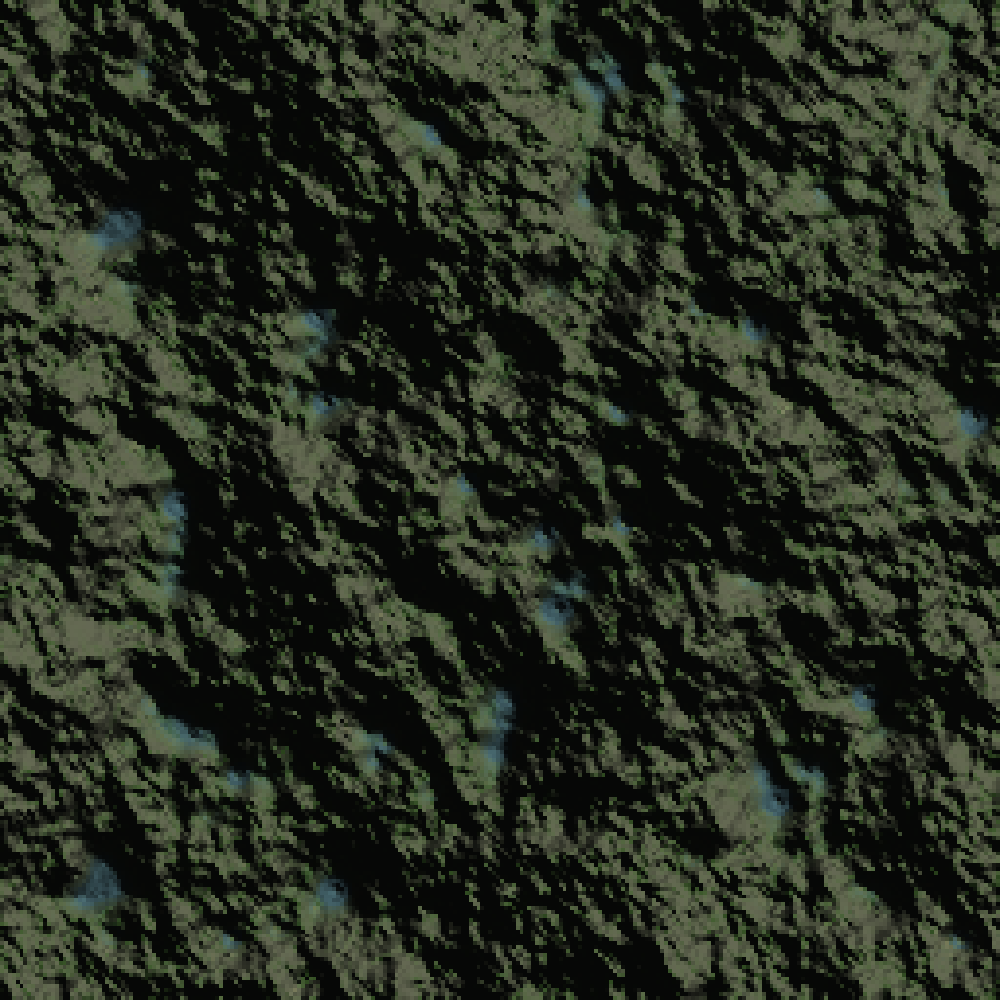
Frame 1 (no input)
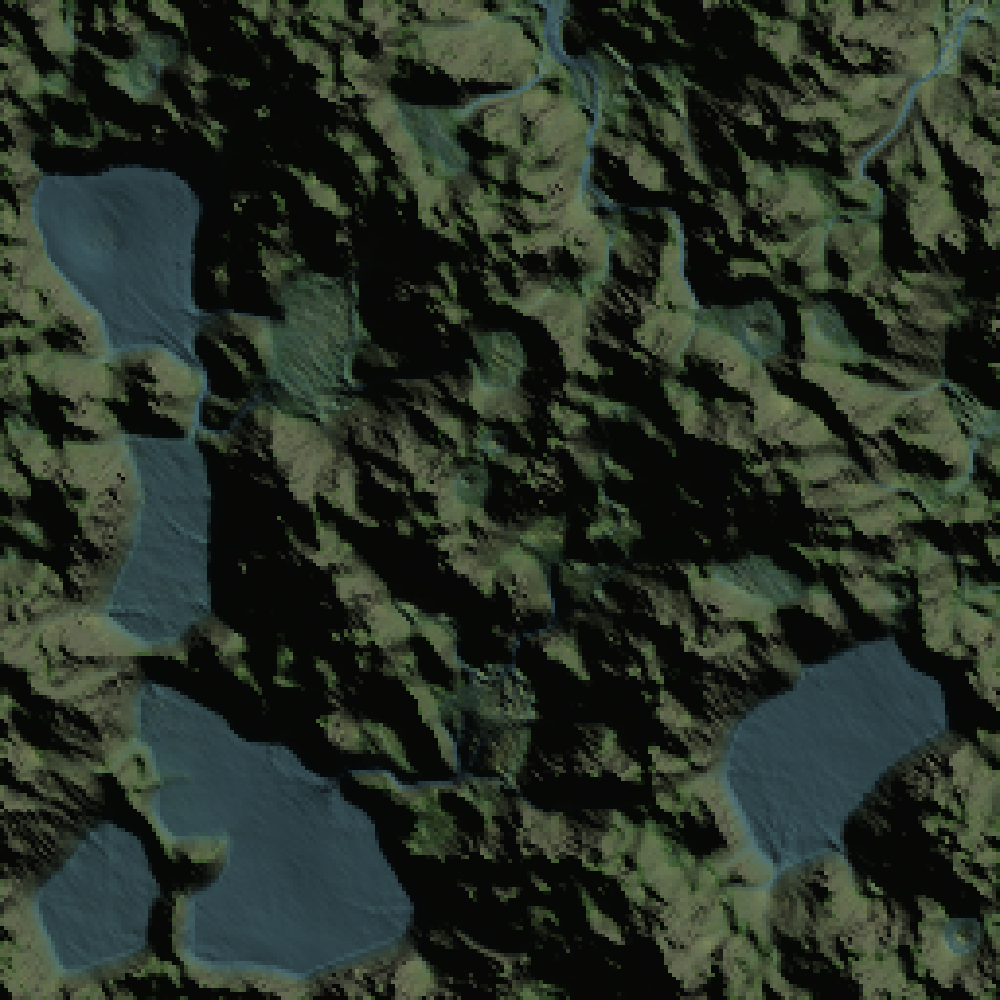
Frame 60 (no input)
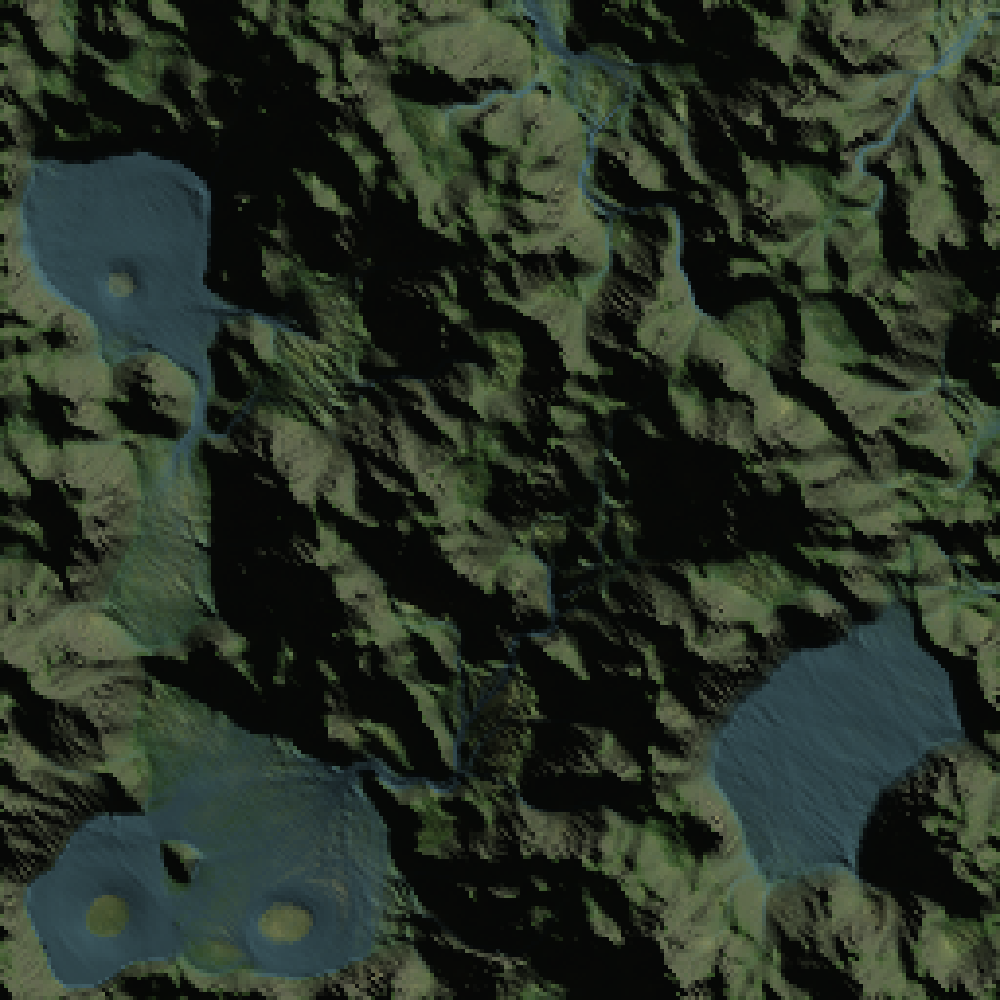
Frame 120 (the mouse pressed at the canvas centre since frame 60)

The p5.js sketch that drew these frames (run headless with seeded random() and noise() and a simulated clock; from frame 60 on, the mouse is pressed at the canvas centre):

// p5.js sketch
// ── sketch.js

/**
 * @file sketch.js
 * @author @eanutt1272.v2
 * @version 1.0.0
 */
/**
 * @file Fluvia Lite
 * @description A stripped-down derivative of an older Fluvia branch.
 * @deprecated This version is no longer maintained and will not be updated.
 */

p5.displayFriendlyErrors = false;
let terrain, solver, renderer;

const params = {  
  dropletsPerFrame: 256,
  maxAge: 500,
  minVolume: 0.01,

  terrainSize: 256,
  noiseScale: 0.6,
  noiseOctaves: 8,
  amplitudeFalloff: 0.6,

  sedimentErosionRate: 0.1,
  bedrockErosionRate: 0.1,
  depositionRate: 0.1,
  evaporationRate: 0.001,
  precipitationRate: 1,

  entrainment: 1,
  gravity: 1,
  momentumTransfer: 1,

  learningRate: 0.1,
  maxHeightDiff: 0.01,
  settlingRate: 0.8,

  surfaceMap: "composite",

  heightScale: 100,

  skyColour: { r: 173, g: 183, b: 196 },
  steepColour: { r: 115, g: 115, b: 95 },
  flatColour: { r: 50, g: 81, b: 33 },
  sedimentColour: { r: 201, g: 189, b: 117 },
  waterColour: { r: 92, g: 133, b: 142 },

  lightDir: { x: 50, y: 50, z: -50 },
};

function setup() {
  const canvasSize = min(windowWidth, windowHeight);
  createCanvas(canvasSize, canvasSize);

  noSmooth();
  pixelDensity(1);

  terrain = new Terrain(params);
  solver = new Solver(terrain, params);
  renderer = new Renderer(terrain, params);
  terrain.generate();
}

function draw() {
  solver.hydraulicErosion();
  solver.updateDischargeMap();
  renderer.render();
}

function windowResized() {
  renderer.resize();
}

class Terrain {
  constructor(params) {
    this.size = params.terrainSize;
    this.area = this.size * this.size;
    this.params = params;

    this.heightMap = new Float32Array(this.area);
    this.originalHeightMap = new Float32Array(this.area);
    this.bedrockMap = new Float32Array(this.area);
    this.sedimentMap = new Float32Array(this.area);
    this.dischargeMap = new Float32Array(this.area);
    this.dischargeTrack = new Float32Array(this.area);
    this.momentumX = new Float32Array(this.area);
    this.momentumY = new Float32Array(this.area);
    this.momentumXTrack = new Float32Array(this.area);
    this.momentumYTrack = new Float32Array(this.area);

    this.sharedNormal = { x: 0, y: 0, z: 0 };
  }

  getIndex(x, y) {
    return y * this.size + x;
  }

  getHeight(x, y) {
    if (x < 0 || x >= this.size || y < 0 || y >= this.size) return 0;
    return this.heightMap[y * this.size + x];
  }

  updateTotalHeight(index) {
    this.heightMap[index] = this.bedrockMap[index] + this.sedimentMap[index];
  }

  getSurfaceNormal(x, y) {
    const { size, heightMap, sharedNormal, params } = this;
    const { heightScale } = params;

    const westIndex = x > 0 ? y * size + (x - 1) : y * size + x;
    const eastIndex = x < size - 1 ? y * size + (x + 1) : y * size + x;
    const northIndex = y > 0 ? (y - 1) * size + x : y * size + x;
    const southIndex = y < size - 1 ? (y + 1) * size + x : y * size + x;

    const deltaX = (heightMap[westIndex] - heightMap[eastIndex]) * heightScale;
    const deltaZ = (heightMap[northIndex] - heightMap[southIndex]) * heightScale;
    const deltaY = 1.0;

    const magnitude = Math.sqrt(deltaX * deltaX + deltaY * deltaY + deltaZ * deltaZ);

    sharedNormal.x = deltaX / magnitude;
    sharedNormal.y = deltaY / magnitude;
    sharedNormal.z = deltaZ / magnitude;

    return sharedNormal;
  }

  getDischarge(index) {
    const intensity = this.dischargeMap[index];
    return this.codyErf(0.4 * intensity);
  }

  codyErf(x) {
    const absX = Math.abs(x);
    if (absX > 9.3) return x > 0 ? 1.0 : -1.0;

    let result;
    if (absX <= 0.84375) {
      const xSq = x * x;
      const p = [3.1611237438705656, 113.86415415105016, 377.485237685302, 3209.3775891384695, 0.18577770618460315];
      const q = [23.601290953873412, 244.55303442692948, 1287.1751860847748, 2844.2368334391706];
      result = x * (((((p[4] * xSq + p[0]) * xSq + p[1]) * xSq + p[2]) * xSq + p[3]) / ((((xSq + q[0]) * xSq + q[1]) * xSq + q[2]) * xSq + q[3]));
    } else if (absX <= 4.0) {
      const p = [0.5641884969886701, 8.883149794388376, 66.11542093743808, 298.63513819740013, 881.9522212417691, 1712.0476126340706, 2051.0783778260715, 1230.3393547979972, 2.1531153547440385e-8];
      const q = [15.744926110709835, 117.6939508913125, 537.1811018620099, 1621.3895745386784, 3290.7992357334596, 4362.61909014206, 3439.3676741437216, 1230.3393548037443];
      const n = (((((((p[8] * absX + p[0]) * absX + p[1]) * absX + p[2]) * absX + p[3]) * absX + p[4]) * absX + p[5]) * absX + p[6]) * absX + p[7];
      const d = (((((((absX + q[0]) * absX + q[1]) * absX + q[2]) * absX + q[3]) * absX + q[4]) * absX + q[5]) * absX + q[6]) * absX + q[7];
      result = 1.0 - Math.exp(-x * x) * (n / d);
      if (x < 0) result = -result;
    } else {
      result = x > 0 ? 1.0 : -1.0;
    }
    return result;
  }

  generate() {
    const { noiseScale, noiseOctaves, amplitudeFalloff } = this.params;
    const { size, area, heightMap, originalHeightMap, bedrockMap } = this;

    const octaveOffsets = Array.from({ length: noiseOctaves }, () => ({ x: random(100000), y: random(100000) }));

    let minH = Infinity, maxH = -Infinity;

    for (let i = 0; i < area; i++) {
      const x = i % size;
      const y = (i / size) | 0;
      let currentAmplitude = 1, currentFrequency = noiseScale / 100, accumulatedNoise = 0;

      for (let octave = 0; octave < noiseOctaves; octave++) {
        accumulatedNoise += noise(x * currentFrequency + octaveOffsets[octave].x, y * currentFrequency + octaveOffsets[octave].y) * currentAmplitude;
        currentFrequency *= 2;
        currentAmplitude *= amplitudeFalloff;
      }

      const val = Math.pow(accumulatedNoise, 1.2);
      heightMap[i] = val;
      if (val < minH) minH = val;
      if (val > maxH) maxH = val;
    }

    const range = maxH - minH || 1;
    for (let i = 0; i < area; i++) {
      const norm = (heightMap[i] - minH) / range;
      heightMap[i] = bedrockMap[i] = originalHeightMap[i] = norm;
    }
  }
}

class Solver {
  constructor(terrain, params) {
    this.terrain = terrain;
    this.params = params;
    const S2 = Math.SQRT2;
    this.neighbours = [
      { x: -1, y: -1, distance: S2 }, { x: -1, y: 0, distance: 1 }, { x: -1, y: 1, distance: S2 },
      { x: 0, y: -1, distance: 1 },                                 { x: 0, y: 1, distance: 1 },
      { x: 1, y: -1, distance: S2 },  { x: 1, y: 0, distance: 1 },  { x: 1, y: 1, distance: S2 },
    ];
  }

  updateDischargeMap() {
    const { learningRate } = this.params;
    const { area, dischargeMap, dischargeTrack, momentumX, momentumXTrack, momentumY, momentumYTrack } = this.terrain;
    const invLR = 1.0 - learningRate;

    for (let i = 0; i < area; i++) {
      dischargeMap[i] = invLR * dischargeMap[i] + learningRate * dischargeTrack[i];
      momentumX[i] = invLR * momentumX[i] + learningRate * momentumXTrack[i];
      momentumY[i] = invLR * momentumY[i] + learningRate * momentumYTrack[i];
    }
  }

  hydraulicErosion() {
    const { dropletsPerFrame, maxAge, minVolume, precipitationRate, gravity, momentumTransfer, entrainment, depositionRate, evaporationRate, sedimentErosionRate, bedrockErosionRate } = this.params;
    const { size, dischargeTrack, momentumXTrack, momentumYTrack, sedimentMap, bedrockMap, dischargeMap, momentumX, momentumY } = this.terrain;

    dischargeTrack.fill(0);
    momentumXTrack.fill(0);
    momentumYTrack.fill(0);

    for (let d = 0; d < dropletsPerFrame; d++) {
      let x = random(size), y = random(size);
      if (this.terrain.getHeight(x | 0, y | 0) < 0.1) continue;

      let vx = 0, vy = 0, sediment = 0, age = 0, volume = precipitationRate;

      while (age < maxAge && volume >= minVolume) {
        const fx = x | 0, fy = y | 0;
        if (fx < 0 || fx >= size || fy < 0 || fy >= size) break;

        const idx = this.terrain.getIndex(fx, fy);
        const hStart = this.terrain.heightMap[idx];
        const norm = this.terrain.getSurfaceNormal(fx, fy);

        vx += (gravity * norm.x) / volume;
        vy += (gravity * norm.z) / volume;

        const pMx = momentumX[idx], pMy = momentumY[idx];
        const pMMag = Math.sqrt(pMx * pMx + pMy * pMy);

        if (pMMag > 0) {
          const cSpd = Math.sqrt(vx * vx + vy * vy);
          if (cSpd > 0) {
            const align = (pMx * vx + pMy * vy) / (pMMag * cSpd);
            const trans = (momentumTransfer * align) / (volume + dischargeMap[idx]);
            vx += trans * pMx;
            vy += trans * pMy;
          }
        }

        const fSpd = Math.sqrt(vx * vx + vy * vy);
        if (fSpd > 0) { vx *= Math.SQRT2 / fSpd; vy *= Math.SQRT2 / fSpd; }

        x += vx; y += vy;
        dischargeTrack[idx] += volume;
        momentumXTrack[idx] += volume * vx;
        momentumYTrack[idx] += volume * vy;

        const out = (x < 0 || x >= size || y < 0 || y >= size);
        const hEnd = out ? hStart - 0.002 : this.terrain.getHeight(x | 0, y | 0);

        const cap = Math.max(0, (1 + entrainment * this.terrain.getDischarge(idx)) * (hStart - hEnd));
        const deficit = cap - sediment;

        if (deficit > 0) {
          const fSed = Math.min(sedimentMap[idx], deficit * sedimentErosionRate);
          sedimentMap[idx] -= fSed;
          let actual = fSed;
          const rem = deficit - (fSed / sedimentErosionRate);
          if (rem > 0) {
            const fBed = rem * bedrockErosionRate;
            bedrockMap[idx] -= fBed;
            actual += fBed;
          }
          sediment += actual;
        } else {
          const dep = -deficit * depositionRate;
          sedimentMap[idx] += dep;
          sediment -= dep;
        }

        this.terrain.updateTotalHeight(idx);
        volume *= (1 - evaporationRate);
        sediment *= (1 - evaporationRate);
        if (out) break;
        this.thermalErosion(x, y);
        age++;
      }
    }
  }

  thermalErosion(x, y) {
    const { size, heightMap, sedimentMap, bedrockMap } = this.terrain;
    const { maxHeightDiff, settlingRate } = this.params;
    const cx = x | 0, cy = y | 0;
    if (cx < 0 || cx >= size || cy < 0 || cy >= size) return;

    const cIdx = cy * size + cx;
    const cH = heightMap[cIdx];

    for (let n of this.neighbours) {
      const nx = cx + n.x, ny = cy + n.y;
      if (nx < 0 || nx >= size || ny < 0 || ny >= size) continue;
      const nIdx = ny * size + nx;
      const nH = heightMap[nIdx];
      const diff = cH - nH;
      const excess = Math.abs(diff) - n.distance * maxHeightDiff;

      if (excess > 0) {
        const val = (settlingRate * excess) / 2;
        const sIdx = diff > 0 ? cIdx : nIdx;
        const tIdx = diff > 0 ? nIdx : cIdx;

        heightMap[sIdx] -= val;
        heightMap[tIdx] += val;

        const fSed = Math.min(val, sedimentMap[sIdx]);
        sedimentMap[sIdx] -= fSed;
        if (val - fSed > 0) bedrockMap[sIdx] -= (val - fSed);
        sedimentMap[tIdx] += val;
      }
    }
  }
}

class Renderer {
  constructor(terrain, params) {
    this.terrain = terrain;
    this.params = params;
    this.canvas2D = createImage(terrain.size, terrain.size);
  }

  render() {
    const { lightDir, flatColour, steepColour, sedimentColour, waterColour, skyColour } = this.params;
    const { terrain, canvas2D } = this;
    const { size, area, heightMap, sedimentMap } = terrain;

    const lMag = Math.sqrt(lightDir.x ** 2 + lightDir.y ** 2 + lightDir.z ** 2) || 1;
    const lX = lightDir.x / lMag, lY = lightDir.y / lMag, lZ = lightDir.z / lMag;

    canvas2D.loadPixels();
    for (let i = 0; i < area; i++) {
      const px = i << 2;
      const normal = terrain.getSurfaceNormal(i % size, (i / size) | 0);
      const diffuse = Math.max(0, normal.x * lX + normal.y * lY + normal.z * lZ);
      const sky = normal.y * 0.5 + 0.5;
      
      const shR = diffuse + (skyColour.r / 255) * sky * 0.15;
      const shG = diffuse + (skyColour.g / 255) * sky * 0.15;
      const shB = diffuse + (skyColour.b / 255) * sky * 0.15;

      const steep = 1 - normal.y;
      let r = (normal.y * flatColour.r + steep * steepColour.r) * shR;
      let g = (normal.y * flatColour.g + steep * steepColour.g) * shG;
      let b = (normal.y * flatColour.b + steep * steepColour.b) * shB;

      const sed = Math.min(1, sedimentMap[i] * 5);
      if (sed > 0) {
        r = (1 - sed) * r + sed * (sedimentColour.r * shR);
        g = (1 - sed) * g + sed * (sedimentColour.g * shG);
        b = (1 - sed) * b + sed * (sedimentColour.b * shB);
      }

      const wtr = Math.min(1, terrain.getDischarge(i));
      if (wtr > 0) {
        const wSh = Math.max(0.3, 1 - wtr * 0.25);
        r = (1 - wtr) * r + wtr * (waterColour.r * wSh * shR);
        g = (1 - wtr) * g + wtr * (waterColour.g * wSh * shG);
        b = (1 - wtr) * b + wtr * (waterColour.b * wSh * shB);
      }

      canvas2D.pixels[px] = r; canvas2D.pixels[px + 1] = g; canvas2D.pixels[px + 2] = b; canvas2D.pixels[px + 3] = 255;
    }
    canvas2D.updatePixels();
    image(canvas2D, 0, 0, width, height);
  }

  resize() {
    const canvasSize = min(windowWidth, windowHeight);
    resizeCanvas(canvasSize, canvasSize);
  }
}
